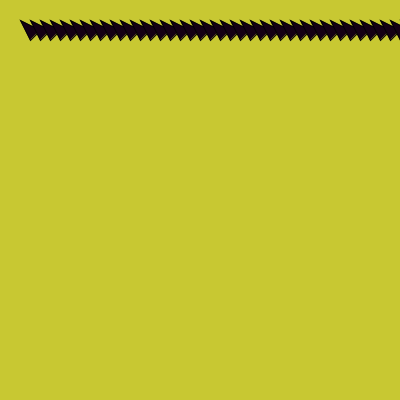
Frame 1 (no input)
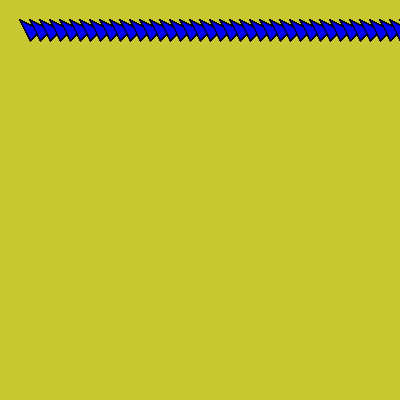
Frame 60 (the mouse pressed at the canvas centre just before this capture)
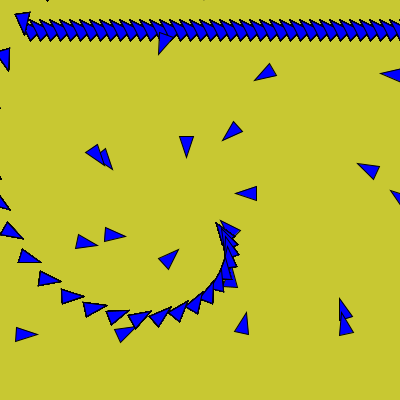
Frame 120 (the mouse held since frame 60 and released just before this capture)

The Processing sketch that drew these frames (run headless with seeded random() and noise(); from frame 60 on, the mouse is pressed at the canvas centre):

// Processing sketch: processing_106210
// ── processing_106210.pde

float angle = 0.0;
float red = 20;
float blue = 20;
float triX = mouseX + 20;
float triY = mouseY + 20;

void setup() {
  size(400, 400);
//  stroke(0);
  frameRate(24);
  background(200, 200, mouseX + 50, mouseY);
  
}

void draw() {
  
  translate(mouseX, mouseY);
  
  
  for (int i = 0; i < width; i += 10) {
    tri(triX + i, triY, red, blue, (dist(pmouseX, pmouseY, mouseX, mouseY)/24));
  }
    
  
  if (mouseX > 200) {
    red += 5;
    blue -= 5;
  }else{
    red -= 5;
    blue += 5;
  }
  
}

// tri(x, y, red colour, speed)
void tri(float x, float y, float z, float q, float speed) {
  fill(z, 0, q);
  rotate(angle);
  triangle(x, y, x + 10, y + 20, x + 20, y + 10);
  angle += speed;
 
} 

void mousePressed() {
  stroke(0);
}
